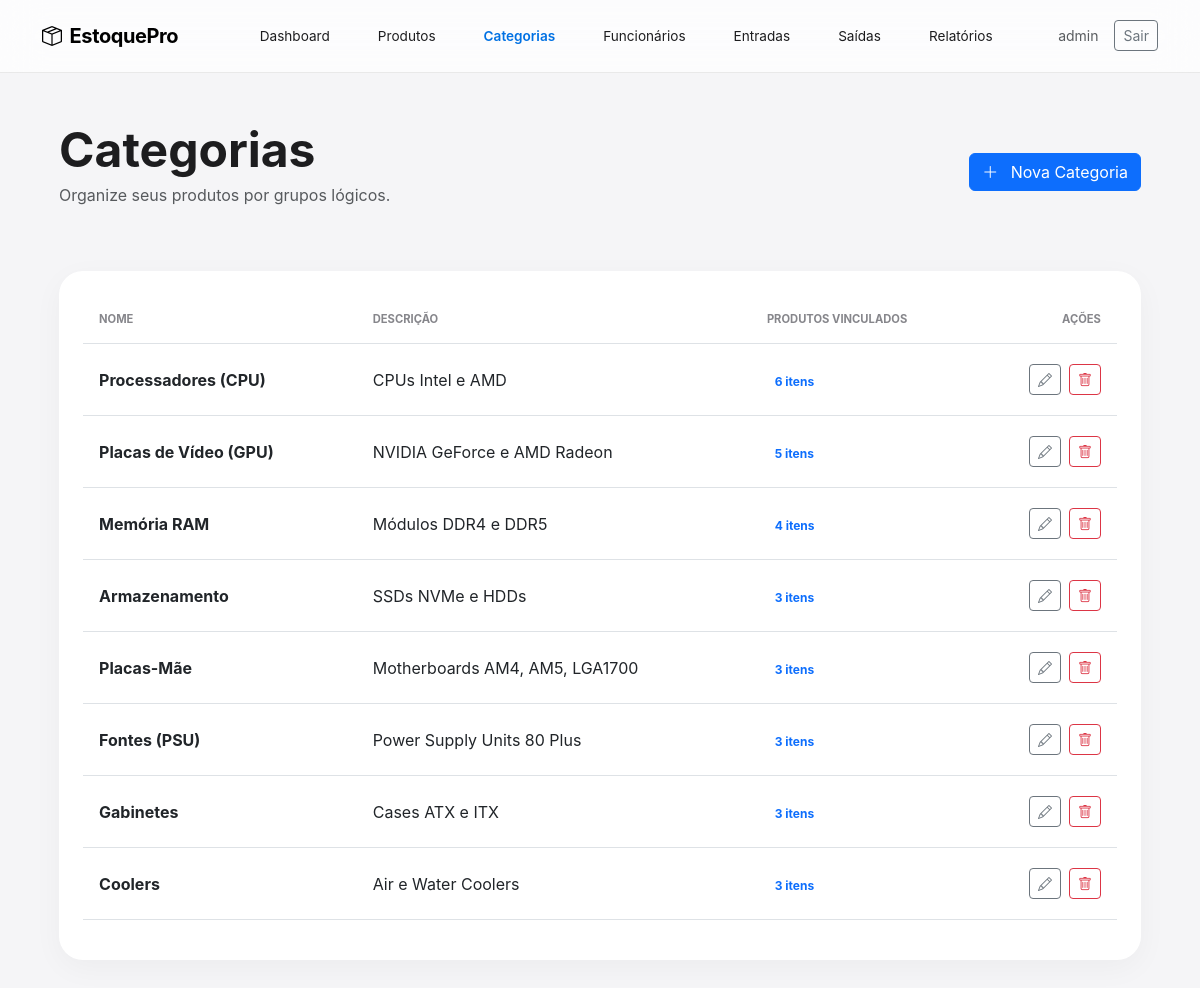
Page /categorias/ (signed in) on the committed database.
### app/models.py (models this page shows, shortened)
class User(UserMixin, db.Model):
    id = db.Column(db.Integer, primary_key=True)
    username = db.Column(db.String(64), unique=True, nullable=False)
    password_hash = db.Column(db.String(128))

class Categoria(db.Model):
    id = db.Column(db.Integer, primary_key=True)
    nome = db.Column(db.String(64), unique=True, nullable=False)
    descricao = db.Column(db.String(255))
    produtos = db.relationship('Produto', backref='categoria', lazy='dynamic')

### app/routes/categorias.py (the view)
@categorias_bp.route('/')
@login_required
def listar():
    categorias = Categoria.query.all()
    return render_template('categorias/listar.html', categorias=categorias)

### app/models.py (called while the page is built)
@login_manager.user_loader
def load_user(id):
    return User.query.get(int(id))

### app/templates/categorias/listar.html
{% extends "base.html" %}
{% block content %}
<div class="d-flex justify-content-between align-items-center mb-5 animate-up">
    <div>
        <h1 class="display-5 fw-bold mb-1">Categorias</h1>
        <p class="text-muted">Organize seus produtos por grupos lógicos.</p>
    </div>
    <a href="{{ url_for('categorias.nova') }}" class="btn btn-primary">
        <i class="bi bi-plus-lg me-2"></i> Nova Categoria
    </a>
</div>
<div class="table-container animate-up" style="animation-delay: 0.1s;">
    <div class="table-responsive">
        <table class="table table-hover align-middle">
            <thead>
                <tr>
                    <th>NOME</th>
                    <th>DESCRIÇÃO</th>
                    <th>PRODUTOS VINCULADOS</th>
                    <th class="text-end">AÇÕES</th>
                </tr>
            </thead>
            <tbody>
                {% for c in categorias %}
                <tr>
                    <td><span class="fw-bold">{{ c.nome }}</span></td>
                    <td>{{ c.descricao or '-' }}</td>
                    <td>
                        <span class="badge bg-pastel-blue text-primary">{{ c.produtos.count() }} itens</span>
                    </td>
                    <td class="text-end">
                        <div class="d-flex gap-2 justify-content-end">
                            <a href="{{ url_for('categorias.editar', id=c.id) }}" class="btn btn-sm btn-outline-secondary">
                                <i class="bi bi-pencil"></i>
                            </a>
                            <form action="{{ url_for('categorias.remover', id=c.id) }}" method="POST" onsubmit="return confirm('Tem certeza? Isso não pode ser desfeito.');">
                                <button type="submit" class="btn btn-sm btn-outline-danger">
                                    <i class="bi bi-trash"></i>
                                </button>
                            </form>
                        </div>
                    </td>
                </tr>
                {% endfor %}
            </tbody>
        </table>
    </div>
</div>
{% endblock %}

### app/templates/base.html (shortened to what this page needs)
<!DOCTYPE html>
<html lang="pt-br">
<head>
    <link href="https://cdn.jsdelivr.net/npm/bootstrap@5.3.0/dist/css/bootstrap.min.css" rel="stylesheet">
    <link rel="stylesheet" href="https://cdn.jsdelivr.net/npm/bootstrap-icons@1.11.0/font/bootstrap-icons.css">
    <link rel="stylesheet" href="https://cdn.jsdelivr.net/npm/gridstack@10.3.1/dist/gridstack.min.css" />
    <link rel="stylesheet" href="{{ url_for('static', filename='css/style.css') }}">
</head>
<body>
    <nav class="navbar navbar-expand-lg sticky-top">
        <div class="container">
            <a class="navbar-brand fw-bold" href="{{ url_for('dashboard.index') }}">
                <i class="bi bi-box-seam me-2"></i>EstoquePro
            </a>
            <div class="collapse navbar-collapse" id="navbarNav">
                <ul class="navbar-nav mx-auto">
                    <li class="nav-item">
                        <a class="nav-link {{ 'active' if request.endpoint == 'dashboard.index' }}" href="{{ url_for('dashboard.index') }}">Dashboard</a>
                    </li>
                    <li class="nav-item">
                        <a class="nav-link {{ 'active' if 'produtos' in request.endpoint }}" href="{{ url_for('produtos.listar') }}">Produtos</a>
                    </li>
                    <li class="nav-item">
                        <a class="nav-link {{ 'active' if 'categorias' in request.endpoint }}" href="{{ url_for('categorias.listar') }}">Categorias</a>
                    </li>
                    <li class="nav-item">
                        <a class="nav-link {{ 'active' if 'funcionarios' in request.endpoint }}" href="{{ url_for('funcionarios.listar') }}">Funcionários</a>
                    </li>
                    <li class="nav-item">
                        <a class="nav-link {{ 'active' if 'listar_entradas' in request.endpoint }}" href="{{ url_for('movimentacoes.listar_entradas') }}">Entradas</a>
                    </li>
                    <li class="nav-item">
                        <a class="nav-link {{ 'active' if 'listar_saidas' in request.endpoint }}" href="{{ url_for('movimentacoes.listar_saidas') }}">Saídas</a>
                    </li>
                    <li class="nav-item">
                        <a class="nav-link {{ 'active' if 'relatorios' in request.endpoint }}" href="{{ url_for('relatorios.index') }}">Relatórios</a>
                    </li>
                </ul>
                <div class="d-flex align-items-center">
                    <span class="text-muted me-3 small">{{ current_user.username }}</span>
                    <a href="{{ url_for('auth.logout') }}" class="btn btn-outline-secondary btn-sm">Sair</a>
                </div>
            </div>
        </div>
    </nav>
    <div class="container-fluid px-md-5 py-5">
        <div class="max-width-container mx-auto">
        {% block content %}{% endblock %}
    </div>
</body>
</html>

### app/static/css/style.css (style rules this page uses)
:root { --apple-bg: #f5f5f7; --apple-nav: rgba(255, 255, 255, 0.72); --pastel-blue: #e3f2fd; --pastel-green: #e8f5e9; --pastel-yellow: #fff9c4; --pastel-red: #ffebee; --text-main: #1d1d1f; --text-muted: #86868b; --accent: #0071e3; --card-shadow: 0 8px 30px rgba(0,0,0,0.04); }
body { font-family: -apple-system, BlinkMacSystemFont, "SF Pro Text", "SF Pro Display", "Helvetica Neue", Arial, sans-serif; background-color: var(--apple-bg); color: var(--text-main); -webkit-font-smoothing: antialiased; overflow-x: hidden; }
.animate-up { animation: fadeInUp 0.6s cubic-bezier(0.23, 1, 0.32, 1) forwards; }
.max-width-container { max-width: 1800px; width: 95%; margin-left: auto; margin-right: auto; }
@media (max-width: 1400px) { .max-width-container { width: 98%; } }
.navbar { background-color: var(--apple-nav); backdrop-filter: saturate(180%) blur(20px); -webkit-backdrop-filter: saturate(180%) blur(20px); border-bottom: 1px solid rgba(0,0,0,0.08); padding: 1rem 0; transition: all 0.3s ease; }
.navbar-brand { font-size: 1.25rem; letter-spacing: -0.02em; }
.nav-link { color: var(--text-main) !important; font-size: 0.85rem; font-weight: 400; padding: 0.5rem 1.5rem !important; transition: all 0.2s ease; border-radius: 8px; }
.nav-link.active { font-weight: 600; color: var(--accent) !important; }
.table-container { background: white; border-radius: 24px; padding: 24px; box-shadow: var(--card-shadow); }
.table th { border-top: none; color: var(--text-muted); font-size: 0.7rem; padding: 16px !important; }
.table td { padding: 20px 16px !important; vertical-align: middle; }

### rows in the picture
User: username "admin"
Categoria: nome "Processadores (CPU)", descricao "CPUs Intel e AMD", produtos.count "6"
Categoria: nome "Placas de Vídeo (GPU)", descricao "NVIDIA GeForce e AMD Radeon", produtos.count "5"
Categoria: nome "Memória RAM", descricao "Módulos DDR4 e DDR5", produtos.count "4"
Categoria: nome "Armazenamento", descricao "SSDs NVMe e HDDs", produtos.count "3"
Categoria: nome "Placas-Mãe", descricao "Motherboards AM4, AM5, LGA1700", produtos.count "3"
Categoria: nome "Fontes (PSU)", descricao "Power Supply Units 80 Plus", produtos.count "3"
Categoria: nome "Gabinetes", descricao "Cases ATX e ITX", produtos.count "3"
Categoria: nome "Coolers", descricao "Air e Water Coolers", produtos.count "3"
